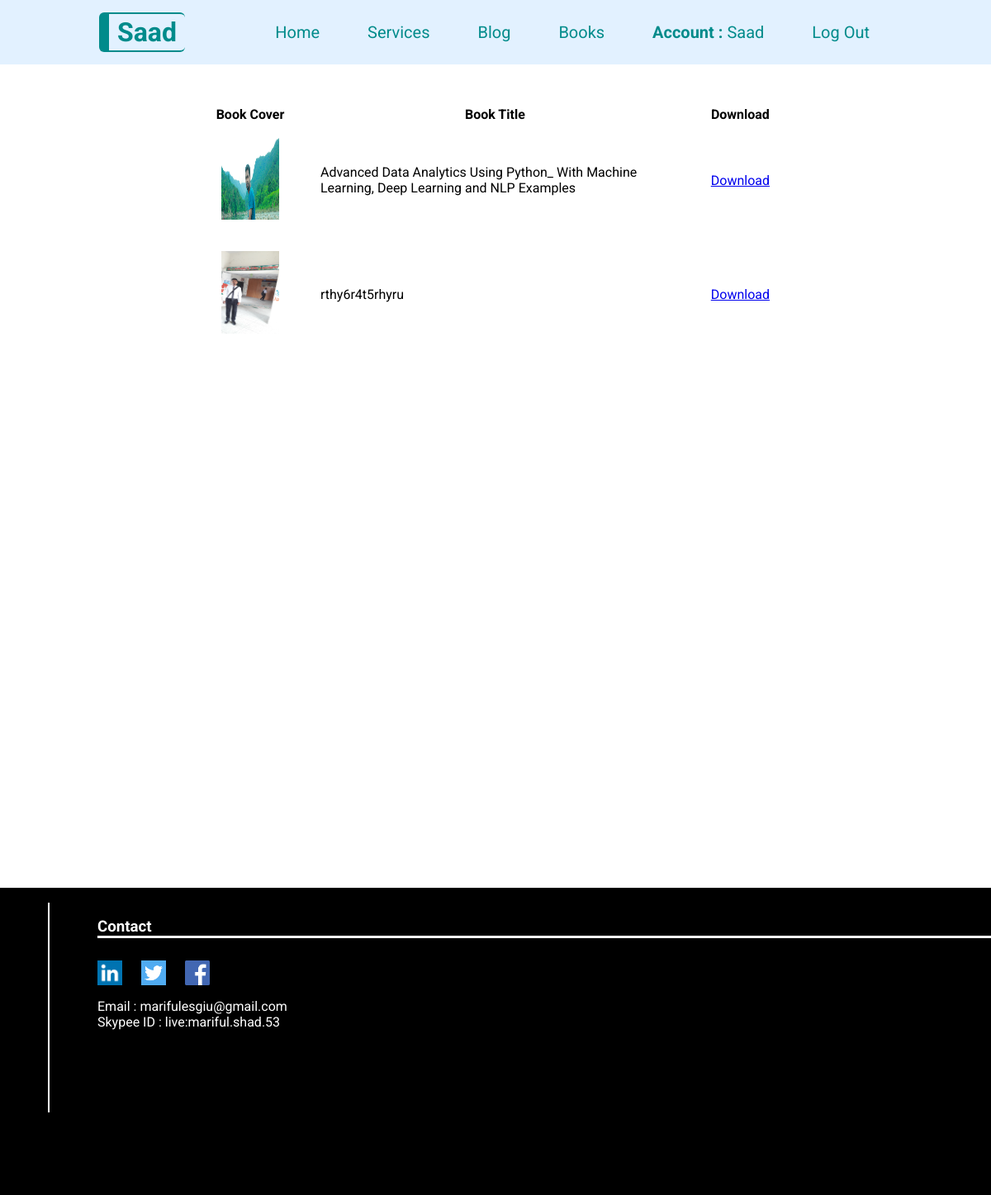
The page /books/ (signed in) on the database its author committed.
### home/models.py (models this page shows)
class Book(models.Model):
    bookcover = models.ImageField(upload_to='media')
    bookfile = models.FileField(upload_to='media')
    booktitle = models.CharField(max_length=500)

### home/views.py (the view)
# urls.py: path('books/', views.book, name='book'),
def book(request):
    context = {'files': Book.objects.all()}
    return render(request, 'books.html', context)

### templates/books.html
{% extends 'index.html' %}
{% block content %}
<table class="bk-tb">
  <tr>
    <th>Book Cover</th>
    <th>Book Title</th>
    <th>Download</th>
  </tr>
  <tr>
     {% for file in files %}
    <td>
        <img src="{{ file.bookcover.url }}" height="100"width="70">
    </td>
    <td>
        {{ file.booktitle }}
    </td>
    <td>
        <a href="{{ file.bookfile.url }}"
           download="{{ file.bookfile.url }}">Download</a>
    </td>
  </tr>
    {% endfor %}
</table>
{% endblock %}

### templates/index.html (shortened to what this page needs)
<!DOCTYPE html>
<html>
<head>
	{% load static %}
    <link rel="stylesheet" type="text/css" href="{% static 'index.css' %}">
    <link rel="stylesheet" type="text/css" href="{% static 'profile.css' %}">
    <link rel="stylesheet" type="text/css" href="{% static 'login.css' %}">
    <link rel="stylesheet" type="text/css" href="{% static 'register.css' %}">
    <link rel="stylesheet" type="text/css" href="{% static 'blog.css' %}">
    <link rel="stylesheet" type="text/css" href="{% static 'service.css' %}">
    <link rel="stylesheet" type="text/css" href="{% static 'books.css' %}">
<body>
<header>
	<a class="saad" href="{% url 'home' %}"><h1> Saad  </h1></a>
    <div class="navbar">
	    <nav><a href="{% url 'home' %}"> Home </a> </nav>
		{% if user.is_authenticated %}
		<nav><a href="{% url 'service' %}"> Services </a></nav>
		<nav><a href="{% url 'blog' %}"> Blog </a> </nav>
		<nav><a href="{% url 'book' %}"> Books </a></nav>
	    <nav><a href="{% url 'profile' %}"><b> Account : </b>{{ user.username }} </a></nav>
		<nav><a href="{% url 'logout' %}"> Log Out </a></nav>
	    {% else %}
		<nav><a href="{% url 'book' %}"> Books </a></nav>
	    <nav> <a href="{% url 'reg' %}"> Create Account</a> </nav>
	    <nav><a href="{% url 'login' %}"> Log In </a></nav>
        {% endif %}
    </div>
</header>
{% block content %}{% endblock %}
<footer class="contact">
	<div>
		<div>
	         <h3>Contact</h3>
	         <li>
				 <ul><a href="https://www.linkedin.com/in/mariful-islam-saad-a479a2192" target="_blank">
			         <img src="{% static 'image/linkedin.png' %}"
						  height="30" width="30"></a>
				 </ul>
				 <ul><a href="https://twitter.com/Mariful24860450" target="_blank">
					 <img src="{% static 'image/twitter.png' %}"
						  height="30" width="30"></a>
				 </ul>
				 <ul><a href="https://www.facebook.com/saad590/" target="_blank">
					 <img src="{% static 'image/fb.png' %}"
						  height="30" width="30"></a>
				 </ul>
			 </li>
			 <p>Email : marifulesgiu@gmail.com</p>
	         <p>Skypee ID : live:mariful.shad.53</p>
		</div>
	</div>
</footer>
</body>
</html>

### static/index.css (style rules this page uses)
* { margin: 0; padding: 0; font-family: 'Roboto', sans-serif; }
.saad { color: darkcyan; text-decoration: none; transition: all 0.2s ease 0s; border: 2px solid darkcyan; border-radius: 6px; border-right: 7px; border-left-width: 12px; padding: 3px 10px; }
header { display: flex; background: #e2f1ff; justify-content: space-between; align-items: center; padding: 15px 120px ; border: 0px; }
.navbar nav { padding: 0px 11px; border: 0px; display: inline-block; font-size: 20px; transition: all 0.3s ease 0s; }
.navbar nav a { padding: 7px 16px; border: 0px solid darkcyan; text-decoration: none; transition: all 0.1s ease 0s; color: darkcyan; border-radius: 20px; transition: all 0.3s ease 0s; }
.contact { color: white; background: black; }
.contact div { padding-top: 18px; padding-left: 58px; padding-bottom: 100px; }
.contact div div { border-left: 2px solid white; }
.contact h3 { border-bottom: 3px solid white; }
.contact li { margin-top: 15px; list-style: none; padding: 12px 0px; display: flex; }
.contact li ul { padding: 0px 23px; padding-left: 0px; }

### static/login.css (style rules this page uses)
footer.contact { margin-top: 600px; color: white; background: black; }

### static/books.css (style rules this page uses)
.bk-tb { padding: 49px 242px; }
td { padding: 16px 24px; text-decoration: none; }

### rows shown on the page
Book: bookcover (picture), booktitle "Advanced Data Analytics Using Python_ With Machine Learning, Deep Learning and NLP Examples"
Book: bookcover (picture), booktitle "rthy6r4t5rhyru"

### other values the page prints
{{ user.username }} "Saad"
